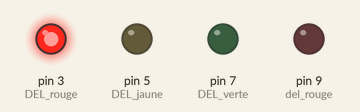
This sketch was run on a simulated Arduino Uno, built with avr-gcc and run on an emulated ATmega328P. Parts: output pins drawn as LEDs (lit = HIGH).

Above: at 0.5 s.
At 2.5 s:
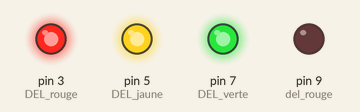
At 4.7 s:
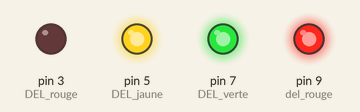
At 6.2 s:
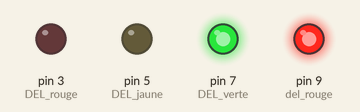
At 7.7 s:
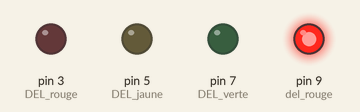
At 9.5 s:
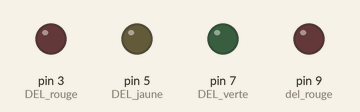
Timing chart, 0 to 13.7 s (numbered marks = the images above):
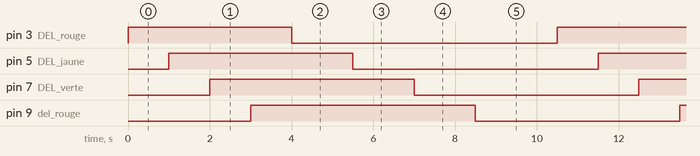

Measured:
- by itself, pin 3 (DEL_rouge): alternates HIGH for 4.0 s and LOW for 6.5 s
- by itself, pin 5 (DEL_jaune): alternates HIGH for 4.5 s and LOW for 6.0 s
- by itself, pin 7 (DEL_verte): alternates HIGH for 5.0 s and LOW for 5.5 s
- by itself, pin 9 (del_rouge): alternates HIGH for 5.5 s and LOW for 5.0 s

The sketch:

Lab1_Demo3.ino
```cpp
int tempsCOURT = 1000;
int tempsLONG  = 3000;

void setup()
{
  // Un bloc instruction qui initialise les broches
  // en sortie pour alimenter les 4 DEL
  pinMode(3,OUTPUT); // DEL rouge
  pinMode(5,OUTPUT); // DEL jaune
  pinMode(7,OUTPUT); // DEL verte
  pinMode(9,OUTPUT); // del rouge
}

void loop()   // Boucle du programme
{
   // Ce bloc allume les DEL
   digitalWrite(3, HIGH);  // La DEL à la broche 2 allume
   delay(tempsCOURT);
   digitalWrite(5, HIGH);  // La DEL à la broche 3 allume
   delay(tempsCOURT);
   digitalWrite(7, HIGH);  // La DEL à la broche 7 allume
   delay(tempsCOURT);
   digitalWrite(9, HIGH);  // La DEL à la broche 8 allume
   delay(tempsCOURT);

   // on change les valeurs des intervalles pour la prochaine étape
   tempsCOURT = 1500;
   tempsLONG  = 2000;

   // Ce bloc éteint les DEL
   digitalWrite(3, LOW);
   delay(tempsCOURT);
   digitalWrite(5, LOW);
   delay(tempsCOURT);
   digitalWrite(7, LOW);
   delay(tempsCOURT);
   digitalWrite(9, LOW);
   delay(tempsLONG);

   // on remet les valeurs originalespour l'étape 1
   tempsCOURT = 1000;
   tempsLONG  = 3000;
}
```
